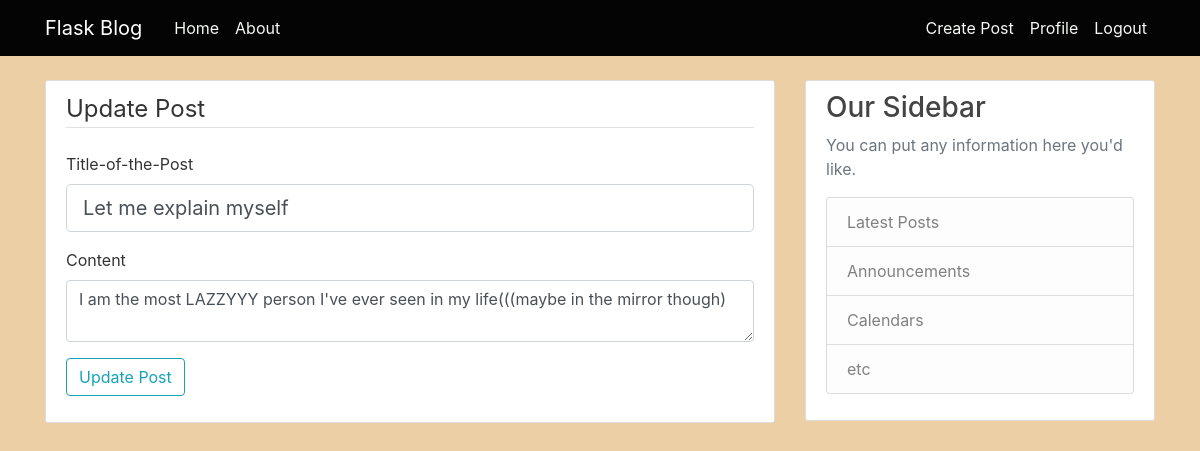
The app's page /post/2/update (signed in) with its own data.
### flaskblog/models.py (models this page shows, shortened)
class Post(db.Model):
    id=db.Column(db.Integer, primary_key=True)
    title=db.Column(db.String(100), nullable=False)
    Date_Posted=db.Column(db.DateTime, nullable=False, default=datetime.utcnow)
    content=db.Column(db.Text, nullable=False)
    user_id=db.Column(db.Integer, db.ForeignKey('user.id'), nullable=False)

### flaskblog/routes.py (the view)
@app.route("/post/<int:post_id>/update", methods=['GET', 'POST'])
@login_required
def post_update(post_id):
    form=UpdatePostForm()
    post=Post.query.get_or_404(post_id)
    if post.author!=current_user:
        abort(403)
    if form.validate_on_submit():
        post.title=form.title.data
        post.content=form.content.data
        db.session.commit()
        flash('Updated changes', 'success')
        return redirect(url_for('home'))
    if request.method=='GET':
        form.title.data=post.title
        form.content.data=post.content
    return render_template('post_update.html', title='Update Post', form=form)

### flaskblog/forms.py
class UpdatePostForm(FlaskForm):
    title= StringField('Title-of-the-Post', validators=[DataRequired()])
    content= TextAreaField('Content', validators=[DataRequired()])
    submit=SubmitField('Update Post')

### flaskblog/models.py (called while the page is built)
@LM.user_loader
def load_user(user_id):
    return User.query.get(int(user_id))

### flaskblog/templates/post_update.html (shortened to what this page needs)
{% extends "layout.html"%}
{% block content %}
<div class="content-section">
    <form method="post" action="">
        <legend class="border-bottom mb-4">Update Post</legend>
        <div class="form-group">
            {{ form.title.label(class="form-control-label") }}
                    {% if form.title.errors %}
                        {{ form.title(class="form-control form-control-lg is-invalid") }}
                        <div class="invalid-feedback">
                            {% for error in form.title.errors %}
                                <span>{{ error }}</span>
                            {% endfor %}
                        </div>
                    {% else %}
                        {{ form.title(class="form-control form-control-lg") }}
                    {% endif %}
        </div>
        <div class="form-group">
            {{ form.content.label(class="form-control-label") }}
            {% if form.content.errors %}
            {{ form.content(class="form-control is-invalid") }}
            <div class="invalid-feedback">
                {% for error in form.content.errors %}
                <span> {{error}} </span>
                {%endfor%}
            </div>
            {%else%}
            {{ form.content(class="form-control") }}
            {%endif%}
        </div>
    <div class="form-group">
        {{ form.submit(class="btn btn-outline-info") }}
    </div>
</form>
</div>
{%endblock%}

### flaskblog/static/main.css (style rules this page uses)
body { background: #fafafa; color: #333333; margin-top: 5rem; }
.content-section { background: #ffffff; padding: 10px 20px; border: 1px solid #dddddd; border-radius: 3px; margin-bottom: 20px; }

### flaskblog/templates/post_update.html (style rules this page uses)
body { background-color: rgb(236, 207, 164); }

### records on screen
Post: title "Let me explain myself", content "I am the most LAZZYYY person I've ever seen in my life(((maybe in the mirror though)"
